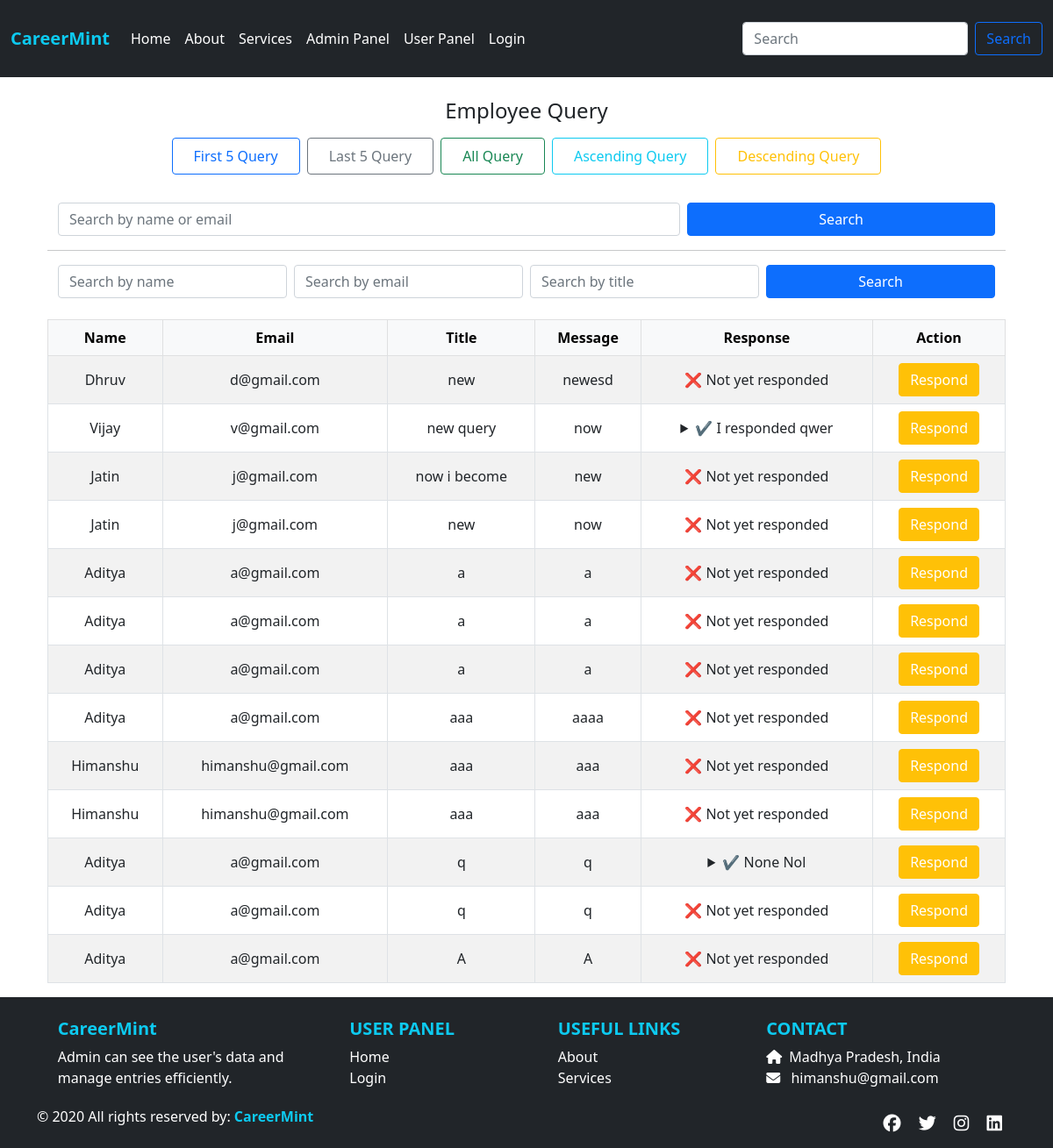
Before: /allquery/ with the older database file.
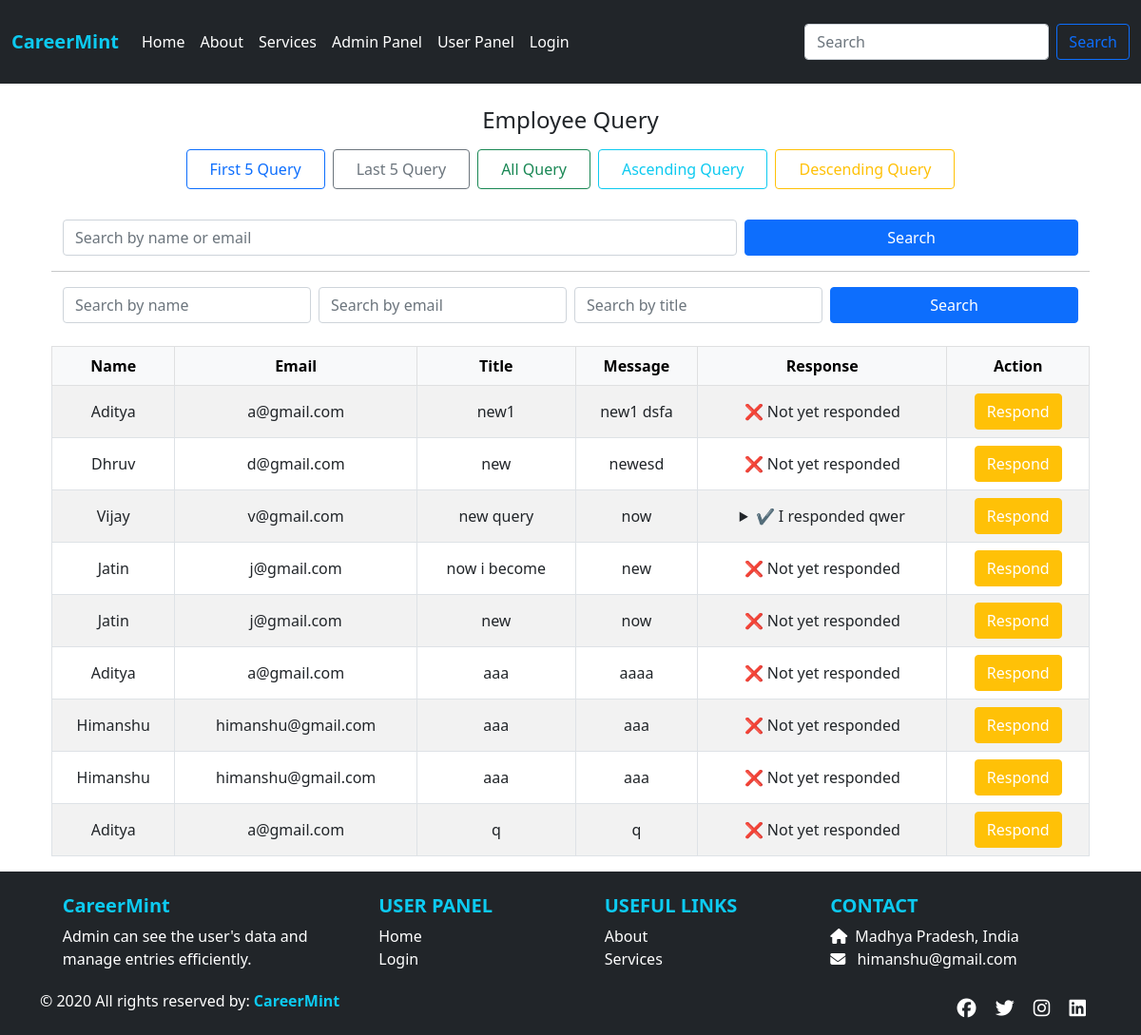
After: the same page with the newer database file.
### app/models.py (models this page shows, shortened)
class UserQuery(models.Model):
    stuname = models.CharField(max_length=100)
    stuemail = models.EmailField()
    title = models.CharField(max_length=255)
    message = models.TextField()
    response = models.TextField(blank=True, null=True)
    created_at = models.DateTimeField(auto_now_add=True)

### app/views.py (the view)
# urls.py: path('allquery/', views.allquery, name='allquery'),
def allquery(request):
    queries = UserQuery.objects.all().order_by('-created_at')
    return render(request, 'allquery.html', {'queries': queries})

### app/templates/allquery.html (shortened to what this page needs)
{% extends "base.html" %}
{% load static %}
{% block css %}
<link rel="stylesheet" href="{% static 'css/style.css' %}">
{% endblock %}
{% block content %}
<div class="text-center mb-4">
  <h4 class="mb-3">Employee Query</h4>
  <div class="d-grid gap-2 d-sm-flex justify-content-center flex-wrap">
    <a href="{% url 'first1' %}" class="btn btn-outline-primary px-4 py-2 mb-2">First 5 Query</a>
    <a href="{% url 'last1' %}" class="btn btn-outline-secondary px-4 py-2 mb-2">Last 5 Query</a>
    <a href="{% url 'allquery' %}" class="btn btn-outline-success px-4 py-2 mb-2">All Query</a>
    <a href="{% url 'asc1' %}" class="btn btn-outline-info px-4 py-2 mb-2">Ascending Query</a>
    <a href="{% url 'desc1' %}" class="btn btn-outline-warning px-4 py-2 mb-2">Descending Query</a>
  </div>
</div>
<div class="container mt-4">
  <form method="get" action="{% url 'search' %}" class="container my-3">
    <div class="row g-2">
      <div class="col-md-8 col-sm-12">
        <input
          type="text"
          name="search"
          class="form-control"
          placeholder="Search by name or email"
          value="{{ pk|default:'' }}">
      </div>
      <div class="col-md-4 col-sm-12">
        <button type="submit" class="btn btn-primary w-100">Search</button>
      </div>
    </div>
  </form>
<hr>
 <form method="post" action="{% url 'searchall' %}" class="container my-3">
  <div class="row g-2 align-items-center">
    <div class="col-lg-3 col-md-6 col-sm-12">
      <input
        type="text"
        name="stuname"
        class="form-control"
        placeholder="Search by name"
        value="{{ stuname|default:'' }}">
    </div>
    <div class="col-lg-3 col-md-6 col-sm-12">
      <input
        type="text"
        name="stuemail"
        class="form-control"
        placeholder="Search by email"
        value="{{ stuemail|default:'' }}">
    </div>
    <div class="col-lg-3 col-md-6 col-sm-12">
      <input
        type="text"
        name="title"
        class="form-control"
        placeholder="Search by title"
        value="{{ title|default:'' }}">
    </div>
    <div class="col-lg-3 col-md-6 col-sm-12">
      <button type="submit" class="btn btn-primary w-100">Search</button>
    </div>
  </div>
</form>
  <div class="table-responsive mt-4">
    <table class="table table-bordered table-striped align-middle text-center">
      <thead class="table-light">
        <tr>
          <th>Name</th>
          <th>Email</th>
          <th>Title</th>
          <th>Message</th>
          <th>Response</th>
          <th>Action</th>
        </tr>
      </thead>
      <tbody>
        {% if data %}
          {% for q in data %}
            <tr>
              <td>{{ q.stuname }}</td>
              <td>{{ q.stuemail }}</td>
              <td>{{ q.title }}</td>
              <td style="word-break: break-word;">{{ q.message }}</td>
              <td style="max-width: 300px;">
                {% if q.response %}
                  <details>
                    <summary style="cursor: pointer;">✔️ {{ q.response|truncatechars:50 }}</summary>
                    <div>{{ q.response }}</div>
                  </details>
                {% else %}
                  ❌ Not yet responded
                {% endif %}
              </td>
              <td>
                <a href="{% url 'queryres' q.pk %}" class="btn btn-warning text-white">Respond</a>
              </td>
            </tr>
          {% endfor %}
        {% elif queries %}
          {% for q in queries %}
            <tr>
              <td>{{ q.stuname }}</td>
              <td>{{ q.stuemail }}</td>
              <td>{{ q.title }}</td>
              <td style="word-break: break-word;">{{ q.message }}</td>
              <td style="max-width: 300px;">
                {% if q.response %}
                  <details>
                    <summary style="cursor: pointer;">✔️ {{ q.response|truncatechars:50 }}</summary>
                  </details>
                {% else %}
                  ❌ Not yet responded
                {% endif %}
              </td>
              <td>
                <a href="{% url 'queryres' q.pk %}" class="btn btn-warning text-white">Respond</a>
              </td>
            </tr>
          {% endfor %}
        {% else %}
          <tr>
            <td colspan="6">No queries found.</td>
          </tr>
        {% endif %}
      </tbody>
    </table>
  </div>
</div>
{% endblock %}

### app/templates/base.html (shortened to what this page needs)
<!doctype html>
<html lang="en">
<head>
  <link href="https://cdn.jsdelivr.net/npm/bootstrap@5.0.2/dist/css/bootstrap.min.css" rel="stylesheet">
  {% load static %}
  {% block css %}{% endblock %}
  <link rel="stylesheet" href="https://cdnjs.cloudflare.com/ajax/libs/font-awesome/6.5.0/css/all.min.css" />
</head>
<body>
<nav class="navbar navbar-expand-lg py-4 navbar-dark bg-dark sticky-top">
  <div class="container-fluid">
    <strong class="navbar-brand fw-bold text-info">CareerMint</strong>
      <div class="collapse navbar-collapse" id="navbarSupportedContent">
  <ul class="navbar-nav me-auto mb-2 mb-lg-0">
  {% if userdata %}
    <li class="nav-item">
      <a class="nav-link active" href="{% url 'home1' pk=userdata.id %}">Home</a>
    </li>
    <li class="nav-item">
      <a class="nav-link active" href="{% url 'about1' pk=userdata.id %}">About</a>
    </li>
    <li class="nav-item">
      <a class="nav-link active" href="{% url 'service1' pk=userdata.id %}">Services</a>
    </li>
    {% if request.session.user == 'admin' %}
    <li class="nav-item">
      <a class="nav-link active" href="{% url 'admin_dashboard1' pk=userdata.id %}">Admin Dashboard</a>
    </li>
    {% else %}
    <li class="nav-item">
      <a class="nav-link active" href="{% url 'user_dashboard1' pk=userdata.id %}">User Dashboard</a>
    </li>
        <li class="nav-item">
        <a class="nav-link active" href="{% url 'userallquery' pk=userdata.id  %}">All Queries</a>
    </li>
    <li class="nav-item">
        <a class="nav-link active" href="{% url 'newquery' pk=userdata.id  %}">New Query</a>
    </li>
    {% endif %}
    <li class="nav-item">
      <a class="nav-link active" href="{% url 'logout' %}">Logout</a>
    </li>
  {% else %}
    <li class="nav-item">
      <a class="nav-link active" href="{% url 'home' %}">Home</a>
    </li>
    <li class="nav-item">
      <a class="nav-link active" href="{% url 'about' %}">About</a>
    </li>
    <li class="nav-item">
      <a class="nav-link active" href="{% url 'service' %}">Services</a>
    </li>
{% if request.session.user == 'admin' %}
    <li class="nav-item">
        <a class="nav-link active" href="{% url 'admin_dashboard' %}">Admin Panel</a>
    </li>
    <li class="nav-item">
        <a class="nav-link active" href="{% url 'registration' %}">Add Employee</a>
    </li>
    <li class="nav-item">
        <a class="nav-link active" href="{% url 'allquery' %}">All Query</a>
    </li>
{% elif request.session.user == 'student' %}
    <li class="nav-item">
        <a class="nav-link active" href="{% url 'user_dashboard1' pk=request.session.student_id %}">User Panel</a>
    </li>
{% else %}
    <li class="nav-item">
        <a class="nav-link active" href="{% url 'admin_dashboard' %}">Admin Panel</a>
    </li>
    <li class="nav-item">
        <a class="nav-link active" href="{% url 'user_dashboard' %}">User Panel</a>
    </li>
{% endif %}
    <li class="nav-item">
      {% if request.session.user %}
        <a class="nav-link active" href="{% url 'logout' %}">Logout</a>
      {% else %}
        <a class="nav-link active" href="{% url 'login' %}">Login</a>
      {% endif %}
    </li>
  {% endif %}
</ul>
        <form class="d-flex">
          <input class="form-control me-2" type="search" placeholder="Search" aria-label="Search">
          <button class="btn btn-outline-primary" type="submit">Search</button>
        </form>
      </div>
    </div>
  </nav>
  <main>
    <div class="container mt-4">
      {% block content %}{% endblock %}
    </div>
  </main>
  <footer id="footer" class="bg-dark text-white pt-4 pb-2">
    <div class="container text-center text-md-start">
      <div class="row">
        <div class="col-md-3 col-lg-3 col-xl-3 mx-auto mb-1">
          <h5 class="fw-bold text-info">CareerMint</h5>
          <p>Admin can see the user's data and manage entries efficiently.</p>
        </div>
        <div class="col-md-2 col-lg-2 col-xl-2 mx-auto mb-1">
          <h5 class="text-uppercase fw-bold text-info">User Panel</h5>
          <div><a href="{% url 'home' %}" class="text-white text-decoration-none">Home</a></div>
          <div><a href="{% url 'login' %}" class="text-white text-decoration-none">Login</a></div>
        </div>
        <div class="col-md-2 col-lg-2 col-xl-2 mx-auto mb-1">
          <h5 class="text-uppercase fw-bold text-info">Useful Links</h5>
          <div><a href="{% url 'about' %}" class="text-white text-decoration-none">About</a></div>
          <div><a href="{% url 'service' %}" class="text-white text-decoration-none">Services</a></div>
        </div>
        <div class="col-md-4 col-lg-3 col-xl-3 mx-auto mb-1">
          <h5 class="text-uppercase fw-bold text-info">Contact</h5>
          <div><i class="fas fa-home me-2"></i>Madhya Pradesh, India</div>
          <div><i class="fas fa-envelope me-2"></i> himanshu@gmail.com</div>
        </div>
      </div>
      <div class="row align-items-center">
        <div class="col-md-7 col-lg-8">
          <p class="text-center text-md-start">
            &copy; 2020 All rights reserved by: <strong class="text-info">CareerMint</strong>
          </p>
        </div>
        <div class="col-md-5 col-lg-4 text-center text-md-end">
          <a href="#" class="text-white me-3"><i class="fab fa-facebook fa-lg"></i></a>
          <a href="#" class="text-white me-3"><i class="fab fa-twitter fa-lg"></i></a>
          <a href="#" class="text-white me-3"><i class="fab fa-instagram fa-lg"></i></a>
          <a href="#" class="text-white me-3"><i class="fab fa-linkedin fa-lg"></i></a>
        </div>
      </div>
    </div>
  </footer>
</body>
</html>

### app/static/css/style.css (style rules this page uses)
body { display: flex; flex-direction: column; min-height: 100vh; }
main { flex: 1; }

Changed rows visible on the page:
removed UserQuery: stuname "Aditya", stuemail "a@gmail.com", title "a", message "a", shows "❌ Not yet responded"
removed UserQuery: stuname "Aditya", stuemail "a@gmail.com", title "a", message "a", shows "❌ Not yet responded"
removed UserQuery: stuname "Aditya", stuemail "a@gmail.com", title "a", message "a", shows "❌ Not yet responded"
removed UserQuery: stuname "Aditya", stuemail "a@gmail.com", title "q", message "q", response "None Nol"
removed UserQuery: stuname "Aditya", stuemail "a@gmail.com", title "A", message "A", shows "❌ Not yet responded"
added UserQuery: stuname "Aditya", stuemail "a@gmail.com", title "new1", message "new1 dsfa", shows "❌ Not yet responded"
